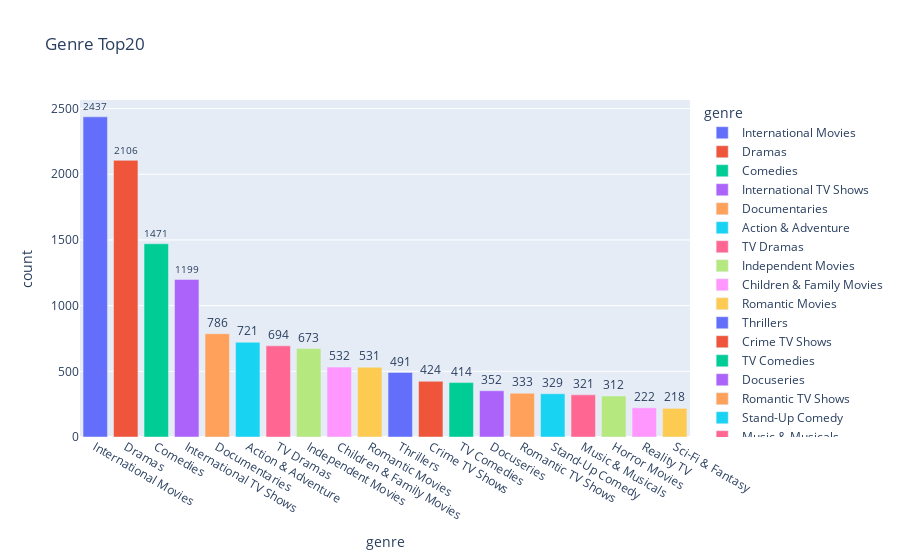

Notebook code cell kept with this figure:
### Markdown cell above
## What Genre that has been produced most?

### Code cell
#Getting listed in data 
genre = data[~data["listed_in"].isnull()]['listed_in'].to_list()

#changing the genre to a list
genre = str(genre)

genre = re.sub("[\'\]\\\[]","",genre)
genre = re.sub(" {2,}", " ", genre)

genre = pd.Series(genre.split(", ")).value_counts()

#Changing the list to dataframe
genre = pd.DataFrame(genre)
genre.reset_index(inplace=True)
genre.columns=["genre","count"]

#creating a barchart
fig = px.bar(genre.head(20), x="genre", y="count",title="Genre Top20",text="count",color="genre")
fig.update_traces(textposition="outside")
fig.show()

### Figure 1 — Plotly figure (JSON) as saved in the notebook; plotly's stock layout.template omitted (floating-point values rounded to 4 significant figures)
{"data": [{"alignmentgroup": "True", "hovertemplate": "genre=%{x}<br>count=%{text}<extra></extra>", "legendgroup": "International Movies", "marker": {"color": "#636efa"}, "name": "International Movies", "offsetgroup": "International Movies", "orientation": "v", "showlegend": true, "text": [2437], "textposition": "outside", "type": "bar", "x": ["International Movies"], "xaxis": "x", "y": [2437], "yaxis": "y"}, {"alignmentgroup": "True", "hovertemplate": "genre=%{x}<br>count=%{text}<extra></extra>", "legendgroup": "Dramas", "marker": {"color": "#EF553B"}, "name": "Dramas", "offsetgroup": "Dramas", "orientation": "v", "showlegend": true, "text": [2106], "textposition": "outside", "type": "bar", "x": ["Dramas"], "xaxis": "x", "y": [2106], "yaxis": "y"}, {"alignmentgroup": "True", "hovertemplate": "genre=%{x}<br>count=%{text}<extra></extra>", "legendgroup": "Comedies", "marker": {"color": "#00cc96"}, "name": "Comedies", "offsetgroup": "Comedies", "orientation": "v", "showlegend": true, "text": [1471], "textposition": "outside", "type": "bar", "x": ["Comedies"], "xaxis": "x", "y": [1471], "yaxis": "y"}, {"alignmentgroup": "True", "hovertemplate": "genre=%{x}<br>count=%{text}<extra></extra>", "legendgroup": "International TV Shows", "marker": {"color": "#ab63fa"}, "name": "International TV Shows", "offsetgroup": "International TV Shows", "orientation": "v", "showlegend": true, "text": [1199], "textposition": "outside", "type": "bar", "x": ["International TV Shows"], "xaxis": "x", "y": [1199], "yaxis": "y"}, {"alignmentgroup": "True", "hovertemplate": "genre=%{x}<br>count=%{text}<extra></extra>", "legendgroup": "Documentaries", "marker": {"color": "#FFA15A"}, "name": "Documentaries", "offsetgroup": "Documentaries", "orientation": "v", "showlegend": true, "text": [786], "textposition": "outside", "type": "bar", "x": ["Documentaries"], "xaxis": "x", "y": [786], "yaxis": "y"}, {"alignmentgroup": "True", "hovertemplate": "genre=%{x}<br>count=%{text}<extra></extra>", "legendgroup": "Action & Adventure", "marker": {"color": "#19d3f3"}, "name": "Action & Adventure", "offsetgroup": "Action & Adventure", "orientation": "v", "showlegend": true, "text": [721], "textposition": "outside", "type": "bar", "x": ["Action & Adventure"], "xaxis": "x", "y": [721], "yaxis": "y"}, {"alignmentgroup": "True", "hovertemplate": "genre=%{x}<br>count=%{text}<extra></extra>", "legendgroup": "TV Dramas", "marker": {"color": "#FF6692"}, "name": "TV Dramas", "offsetgroup": "TV Dramas", "orientation": "v", "showlegend": true, "text": [694], "textposition": "outside", "type": "bar", "x": ["TV Dramas"], "xaxis": "x", "y": [694], "yaxis": "y"}, {"alignmentgroup": "True", "hovertemplate": "genre=%{x}<br>count=%{text}<extra></extra>", "legendgroup": "Independent Movies", "marker": {"color": "#B6E880"}, "name": "Independent Movies", "offsetgroup": "Independent Movies", "orientation": "v", "showlegend": true, "text": [673], "textposition": "outside", "type": "bar", "x": ["Independent Movies"], "xaxis": "x", "y": [673], "yaxis": "y"}, {"alignmentgroup": "True", "hovertemplate": "genre=%{x}<br>count=%{text}<extra></extra>", "legendgroup": "Children & Family Movies", "marker": {"color": "#FF97FF"}, "name": "Children & Family Movies", "offsetgroup": "Children & Family Movies", "orientation": "v", "showlegend": true, "text": [532], "textposition": "outside", "type": "bar", "x": ["Children & Family Movies"], "xaxis": "x", "y": [532], "yaxis": "y"}, {"alignmentgroup": "True", "hovertemplate": "genre=%{x}<br>count=%{text}<extra></extra>", "legendgroup": "Romantic Movies", "marker": {"color": "#FECB52"}, "name": "Romantic Movies", "offsetgroup": "Romantic Movies", "orientation": "v", "showlegend": true, "text": [531], "textposition": "outside", "type": "bar", "x": ["Romantic Movies"], "xaxis": "x", "y": [531], "yaxis": "y"}, {"alignmentgroup": "True", "hovertemplate": "genre=%{x}<br>count=%{text}<extra></extra>", "legendgroup": "Thrillers", "marker": {"color": "#636efa"}, "name": "Thrillers", "offsetgroup": "Thrillers", "orientation": "v", "showlegend": true, "text": [491], "textposition": "outside", "type": "bar", "x": ["Thrillers"], "xaxis": "x", "y": [491], "yaxis": "y"}, {"alignmentgroup": "True", "hovertemplate": "genre=%{x}<br>count=%{text}<extra></extra>", "legendgroup": "Crime TV Shows", "marker": {"color": "#EF553B"}, "name": "Crime TV Shows", "offsetgroup": "Crime TV Shows", "orientation": "v", "showlegend": true, "text": [424], "textposition": "outside", "type": "bar", "x": ["Crime TV Shows"], "xaxis": "x", "y": [424], "yaxis": "y"}, {"alignmentgroup": "True", "hovertemplate": "genre=%{x}<br>count=%{text}<extra></extra>", "legendgroup": "TV Comedies", "marker": {"color": "#00cc96"}, "name": "TV Comedies", "offsetgroup": "TV Comedies", "orientation": "v", "showlegend": true, "text": [414], "textposition": "outside", "type": "bar", "x": ["TV Comedies"], "xaxis": "x", "y": [414], "yaxis": "y"}, {"alignmentgroup": "True", "hovertemplate": "genre=%{x}<br>count=%{text}<extra></extra>", "legendgroup": "Docuseries", "marker": {"color": "#ab63fa"}, "name": "Docuseries", "offsetgroup": "Docuseries", "orientation": "v", "showlegend": true, "text": [352], "textposition": "outside", "type": "bar", "x": ["Docuseries"], "xaxis": "x", "y": [352], "yaxis": "y"}, {"alignmentgroup": "True", "hovertemplate": "genre=%{x}<br>count=%{text}<extra></extra>", "legendgroup": "Romantic TV Shows", "marker": {"color": "#FFA15A"}, "name": "Romantic TV Shows", "offsetgroup": "Romantic TV Shows", "orientation": "v", "showlegend": true, "text": [333], "textposition": "outside", "type": "bar", "x": ["Romantic TV Shows"], "xaxis": "x", "y": [333], "yaxis": "y"}, {"alignmentgroup": "True", "hovertemplate": "genre=%{x}<br>count=%{text}<extra></extra>", "legendgroup": "Stand-Up Comedy", "marker": {"color": "#19d3f3"}, "name": "Stand-Up Comedy", "offsetgroup": "Stand-Up Comedy", "orientation": "v", "showlegend": true, "text": [329], "textposition": "outside", "type": "bar", "x": ["Stand-Up Comedy"], "xaxis": "x", "y": [329], "yaxis": "y"}, {"alignmentgroup": "True", "hovertemplate": "genre=%{x}<br>count=%{text}<extra></extra>", "legendgroup": "Music & Musicals", "marker": {"color": "#FF6692"}, "name": "Music & Musicals", "offsetgroup": "Music & Musicals", "orientation": "v", "showlegend": true, "text": [321], "textposition": "outside", "type": "bar", "x": ["Music & Musicals"], "xaxis": "x", "y": [321], "yaxis": "y"}, {"alignmentgroup": "True", "hovertemplate": "genre=%{x}<br>count=%{text}<extra></extra>", "legendgroup": "Horror Movies", "marker": {"color": "#B6E880"}, "name": "Horror Movies", "offsetgroup": "Horror Movies", "orientation": "v", "showlegend": true, "text": [312], "textposition": "outside", "type": "bar", "x": ["Horror Movies"], "xaxis": "x", "y": [312], "yaxis": "y"}, {"alignmentgroup": "True", "hovertemplate": "genre=%{x}<br>count=%{text}<extra></extra>", "legendgroup": "Reality TV", "marker": {"color": "#FF97FF"}, "name": "Reality TV", "offsetgroup": "Reality TV", "orientation": "v", "showlegend": true, "text": [222], "textposition": "outside", "type": "bar", "x": ["Reality TV"], "xaxis": "x", "y": [222], "yaxis": "y"}, {"alignmentgroup": "True", "hovertemplate": "genre=%{x}<br>count=%{text}<extra></extra>", "legendgroup": "Sci-Fi & Fantasy", "marker": {"color": "#FECB52"}, "name": "Sci-Fi & Fantasy", "offsetgroup": "Sci-Fi & Fantasy", "orientation": "v", "showlegend": true, "text": [218], "textposition": "outside", "type": "bar", "x": ["Sci-Fi & Fantasy"], "xaxis": "x", "y": [218], "yaxis": "y"}], "layout": {"barmode": "relative", "legend": {"title": {"text": "genre"}, "tracegroupgap": 0}, "title": {"text": "Genre Top20"}, "xaxis": {"anchor": "y", "categoryarray": ["International Movies", "Dramas", "Comedies", "International TV Shows", "Documentaries", "Action & Adventure", "TV Dramas", "Independent Movies", "Children & Family Movies", "Romantic Movies", "Thrillers", "Crime TV Shows", "TV Comedies", "Docuseries", "Romantic TV Shows", "Stand-Up Comedy", "Music & Musicals", "Horror Movies", "Reality TV", "Sci-Fi & Fantasy"], "categoryorder": "array", "domain": [0, 1], "title": {"text": "genre"}}, "yaxis": {"anchor": "x", "domain": [0, 1], "title": {"text": "count"}}}}
